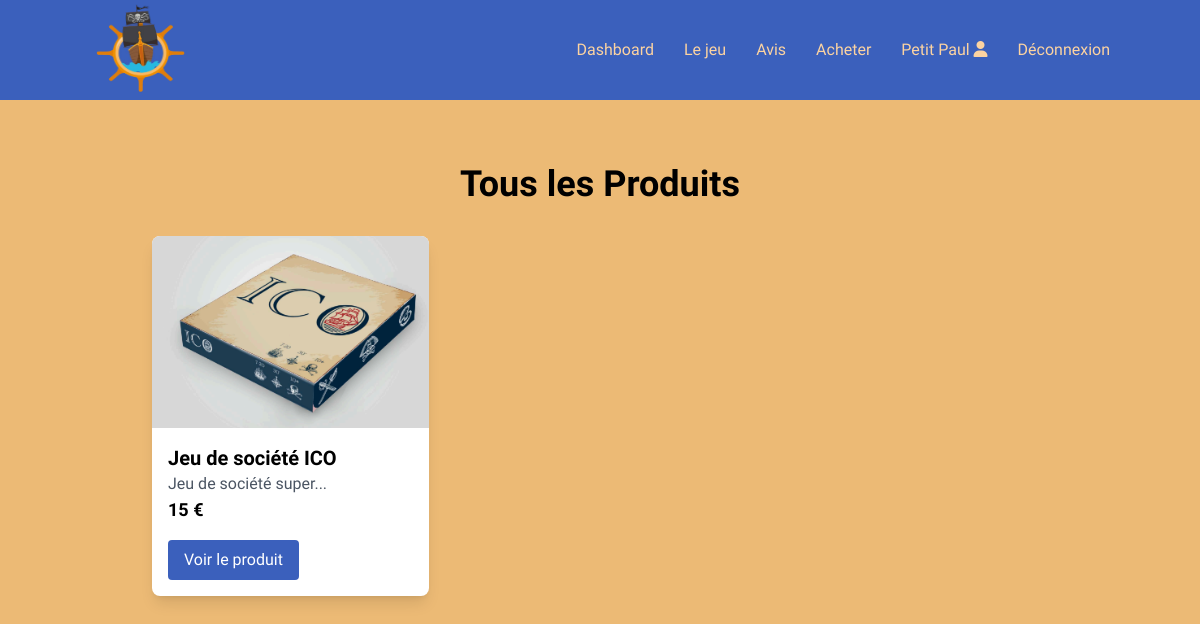
/pages/products/index.php (signed in), run on the app's committed database.
### tables this page shows
CREATE TABLE IF NOT EXISTS `products` (
  `id` int NOT NULL AUTO_INCREMENT,
  `name` varchar(255) NOT NULL,
  `price` decimal(10,0) NOT NULL,
  `description` varchar(255) NOT NULL,
  `image` varchar(255) NOT NULL,
  PRIMARY KEY (`id`)
);

### config/controller/PDOUtils.php (called while the page is built, shortened)
<?php
class PDOUtils {
    private $pdo_;
    private static $sharedInstance_;
    private function __construct() {
        $environments = [
           'development' => [
               'host' => 'localhost',
               'dbname' => 'workshop-ico',
               'username' => 'root',
               'password' => '',
           ],
           'production' => [
               'host' => 'localhost',
               'dbname' => 'u611341706_ico_workshop',
               'username' => 'u611341706_ico',
               'password' => 'Asking@1234',
           ],
       ];
       $environment = 'production';
       $dbConfig = $environments[$environment];
       $dsn = "mysql:host={$dbConfig['host']};dbname={$dbConfig['dbname']};charset=utf8";
       $this->pdo_ = new PDO($dsn, $dbConfig['username'], $dbConfig['password'], [
           PDO::MYSQL_ATTR_INIT_COMMAND => 'SET NAMES utf8',
       ]);
       }
        public static function getSharedInstance()
        {
            if (!isset(PDOUtils::$sharedInstance_)) {
                PDOUtils::$sharedInstance_ = new PDOUtils();
            }
            return PDOUtils::$sharedInstance_;
        }
        public function requestSQL($sql, $params = null) {
            $statement = $this->pdo_->prepare($sql);
            if ($statement) {
                if ($statement->execute($params)) {
                    $result = $statement->fetchAll(PDO::FETCH_ASSOC);
                    return $result;
                } else {
                    throw new Exception('Erreur lors de l\'exécution de la requête : ' . implode(", ", $statement->errorInfo()));
                }
            } else {
                throw new Exception('Erreur lors de la préparation de la requête : ' . implode(", ", $this->pdo_->errorInfo()));
            }
        }
}

### config/controller/ProductController.php (called while the page is built, shortened)
<?php
class ProductController {
    public static function  getAllProducts()
    {
        $pdo = PDOUtils::getSharedInstance();
        $results = $pdo->requestSQL('SELECT id, name, price, description, image FROM products');
        return $results;
    }
}

### pages/products/index.php (the view, shortened to what this page needs)
<!DOCTYPE html>
<html lang="fr">
<head>
    <script src="https://cdn.tailwindcss.com"></script>
</head>
<?php
$products = ProductController::getAllProducts();
?>
<body class="bg-[#ecba75] text-primary font-sans">
<div class="bg-[#3B60BC] sticky fixed">
    <?php include (dirname(__DIR__) . '/components/navbar_authentif.php'); ?>
</div>
<div class="container mx-auto p-8">
    <div class="container mx-auto p-8">
        <h1 class="text-4xl font-bold text-secondary text-center mb-8">Tous les Produits</h1>
        <div class="grid grid-cols-1 md:grid-cols-3 gap-8">
            <?php foreach ($products as $product):?>
                <div class="bg-white shadow-lg rounded-lg overflow-hidden">
                    <img src="../../ressources/images/<?= $product['image'] ?>" alt="Produit" class="w-full h-48 object-cover">
                    <div class="p-4">
                        <h3 class="text-xl font-bold"><?= $product['name'] ?></h3>
                        <p class="text-gray-600 text-wrap"><?= $product['description'] ?>...</p>
                        <p class="text-secondary font-semibold text-lg"><?= $product['price'] ?> €</p>
                        <a href="oneProduct.php?id=<?= $product['id'] ?>"
                        class="mt-4 bg-[#3B60BC] text-white py-2 px-4 rounded transition-all duration-300 ease-in-out hover:bg-[#2A4D8D] hover:shadow-lg inline-block">
                        Voir le produit</a>
                    </div>
                </div>
            <?php endforeach; ?>
        </div>
    </div>
</div>
</body>
</html>

### ressources/css/home.css (style rules this page uses)
* { font-family: "Indie Flower", serif; font-weight: 400; font-style: normal; }

### ressources/css/navbar.css (style rules this page uses)
* { margin: 0; padding: 0; text-decoration: none; font-family: "Indie Flower", serif; font-weight: 400; font-style: normal; }

### data on the page
products: image (picture), name "Jeu de société ICO", description "Jeu de société super", price "15"

### other printed values
$user->getName() "Petit"
$user->getFirstname() "Paul"
